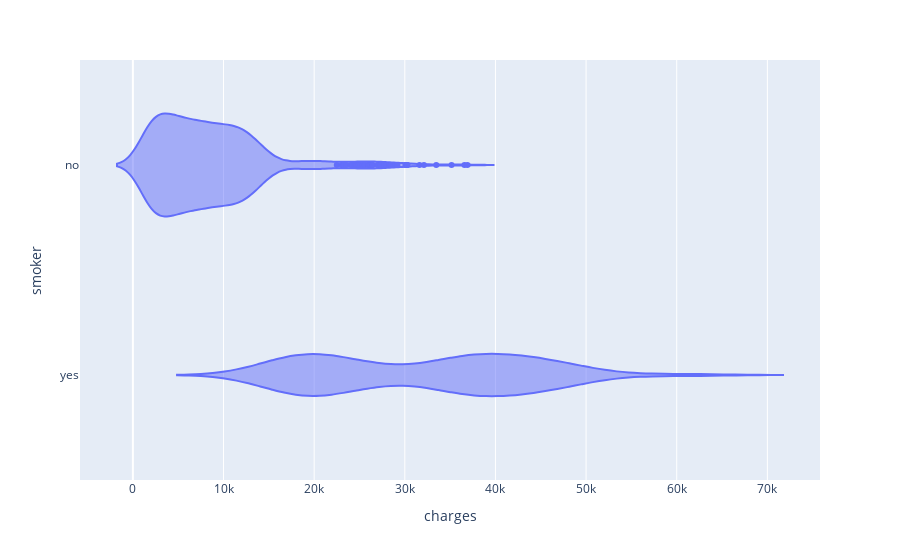

This figure's notebook cell:
### Code cell
fig = px.violin(df,x='charges', y='smoker', title='smoker vs charges')
fig.show()

### Figure 1 — Plotly figure (JSON) as saved in the notebook; plotly's stock layout.template omitted (floating-point values rounded to 4 significant figures; data arrays with more than 128 entries replaced by an {"elided": "..."} marker saying what was removed)
{"data": [{"alignmentgroup": "True", "box": {"visible": false}, "hovertemplate": "charges=%{x}<br>smoker=%{y}<extra></extra>", "legendgroup": "", "marker": {"color": "#636efa"}, "name": "", "offsetgroup": "", "orientation": "h", "scalegroup": "True", "showlegend": false, "type": "violin", "x": {"elided": "1338 float values"}, "x0": " ", "xaxis": "x", "y": {"elided": "1338 str values"}, "y0": " ", "yaxis": "y"}], "layout": {"legend": {"tracegroupgap": 0}, "margin": {"t": 60}, "violinmode": "group", "xaxis": {"anchor": "y", "domain": [0, 1], "title": {"text": "charges"}}, "yaxis": {"anchor": "x", "domain": [0, 1], "title": {"text": "smoker"}}}}
